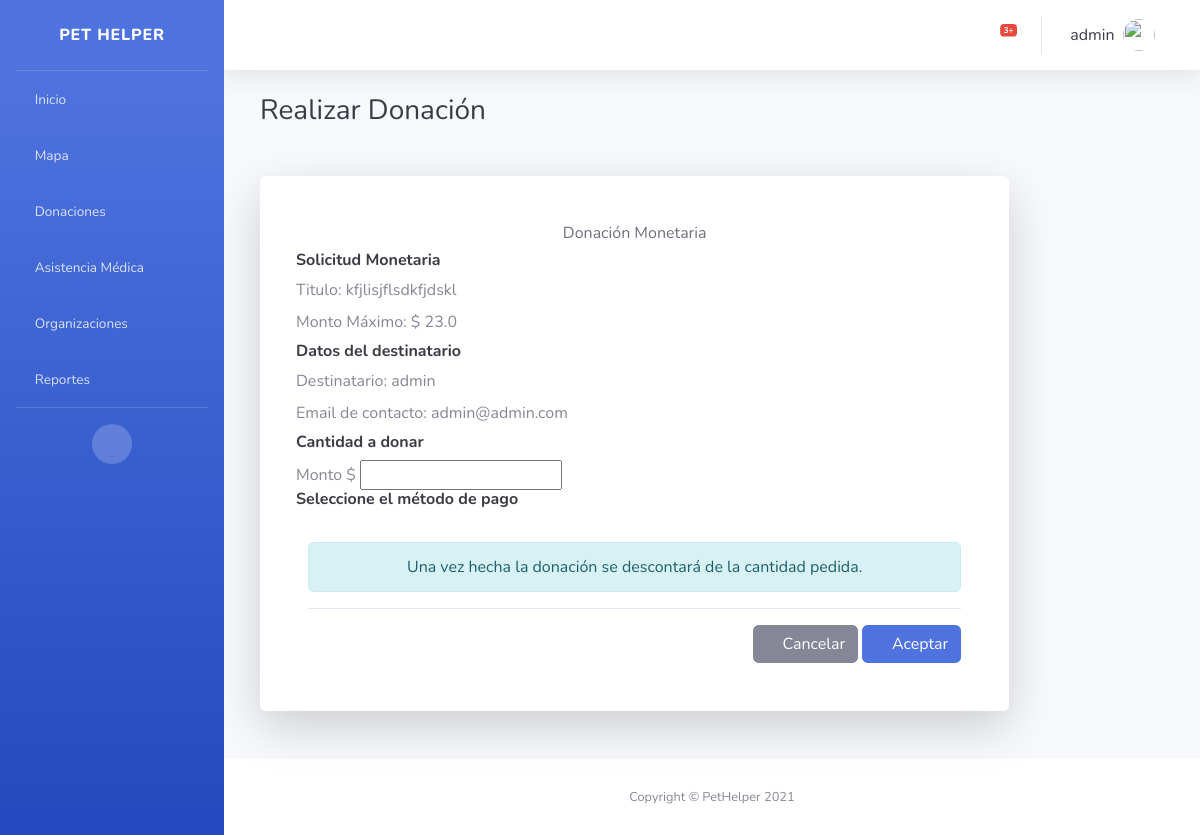
/donacion_monetaria/new/1 (signed in), run on the app's committed database.
### usuario/models.py (models this page shows, shortened)
class Usuario(AbstractBaseUser, PermissionsMixin):
    email = models.EmailField('Email', unique=True)
    username = models.CharField(max_length=25, unique=True)
    """ tiene que ser nombre no username """
    apellido = models.CharField(max_length=25)
    date_joined = models.DateTimeField(default=timezone.now)
    DNI = models.CharField(max_length=8, default="", validators=[dni_regex])
    foto = models.ImageField(upload_to="usuario",blank=True, null=True)
    telefono = models.CharField(max_length=10, null=True, default="", help_text="Ejemplo: 2614247398")
    objects = UserManager()
    is_active = models.BooleanField('active', default=True)
    is_staff = models.BooleanField(default=True)
    USERNAME_FIELD = "email"
    REQUIRED_FIELDS = ["username"]

### solicitud/models.py (models this page shows, shortened)
class Solicitud_Donacion_Monetaria(ClaseModelo):
    titulo = models.TextField(max_length=100, null=False, blank=False)
    pedido = models.ImageField(upload_to="solicitud",blank=True, null=True)
    monto = models.FloatField(max_length=100, null=False, blank=False)
    veterinario = models.ForeignKey(Veterinario, on_delete=models.CASCADE, null=True)
    class Meta:
        verbose_name_plural = 'solicitudes_monetarias'

### donacionV2/views.py (the view, shortened to what this page needs)
# urls.py: path('donacion_monetaria/new/<int:pk>', login_required(DonacionmonetariaNew.as_view()), name='donacion_monetaria_new'),
class DonacionmonetariaNew(SuccessMessageMixin, generic.CreateView):
    model = Donacion_monetaria
    template_name = 'donacionV2/donacion_monetaria_form.html'
    form_class = DonacionMonetariaForm
    success_url = reverse_lazy('solicitud:solicitud_list')
    success_message = "Tu donación ha sido procesada con éxito"
    def get_context_data(self, **kwargs):
        context = super().get_context_data(**kwargs)
        context['Solicitud_monetaria_obj'] = Solicitud_Donacion_Monetaria.objects.get(id=self.kwargs['pk'])
        objs = Solicitud_Donacion_Monetaria.objects.all()
        for obj in objs:
            if obj.id == self.kwargs['pk']:
                context['Solicitud_monetaria'] = obj
        return context

### donacionV2/forms.py (shortened to what this page needs)
class DonacionMonetariaForm(forms.ModelForm):
    class Meta:
        model = Donacion_monetaria
        fields = ['monto']

### donacionV2/templates/donacionV2/donacion_monetaria_form.html (shortened to what this page needs)
{% extends 'base/base.html' %} {% block page_content %}
<div class="container">
    <div class="col-xl-10 col-lg-12 col-md-9 items-align-center">
        <h4 class="h3 mb-4 text-gray-900">Realizar Donación</h4>
        <div class="card o-hidden border-0 shadow-lg my-5">
            <div class="p-5">
                <form method="POST" class="user" >
                    <h6 class="text-gray-700 text-center">Donación Monetaria</h6>
                    <div class="row" id="donacion">
                        <div clas="column">
                            <h6 class="text-gray-900"><strong>Solicitud Monetaria</strong></h6>
                            <label>Titulo: </label>
                                {{Solicitud_monetaria.titulo}}<br>
                            <label>Monto Máximo: $</label>
                                {{Solicitud_monetaria.monto}}
                            <h6 class="text-gray-900"><strong>Datos del destinatario</strong></h6>
                            <label>Destinatario: </label>
                                {{Solicitud_monetaria.uc.username}} {{Solicitud_monetaria.uc.apellido}}<br>
                            {% if Solicitud_monetaria.uc.telefono%}
                            <label>Telefono de contacto: </label>
                                {{Solicitud_monetaria.uc.telefono}}<br>
                            {% else %}
                            <label>Email de contacto: </label>
                                {{Solicitud_monetaria.uc.email}}<br>
                            {% endif %}
                            <h6 class="text-gray-900"><strong>Cantidad a donar</strong></h6>
                                {{form.monto.label}} $
                                {{ form.monto }} <br>
                            <h6 class="text-gray-900"><strong>Seleccione el método de pago</strong></h6>
                        </div>
                    </div><br>
                    <div class="alert alert-info text-center" role="alert"> Una vez hecha la donación se descontará de la cantidad pedida.
                    </div>
                    <div class="border-top pt-3 text-right">
                        <a href="{{ request.META.HTTP_REFERER }}" class="btn btn-secondary"><span class="fa fa-undo"></span>
                            Cancelar</a>
                        <button type="submit" class="btn btn-primary" data-toggle="modal" data-target="#exitoModal" data-dismiss="modal">
                            <span class="fa fa-save"></span>
                            Aceptar
                    </div>
                </form>
            </div>
        </div>
    </div>
</div>
{% endblock %}

### templates/base/base.html (shortened to what this page needs)
{% load static %}
<!DOCTYPE html>
<html lang="en">
<head>
    <link href="{% static 'base/vendor/fontawesome-free/css/all.min.css' %}" rel="stylesheet" type="text/css">
    <link href="{% static 'base/css/sb-admin-2.min.css' %}" rel="stylesheet">
    <link href='https://api.mapbox.com/mapbox-gl-js/v2.5.1/mapbox-gl.css' rel='stylesheet' />
</head>
<body id="page-top" class="bg-gradient-primary">
    {% block side_bar %}
    <div id="wrapper">
        <ul class="navbar-nav bg-gradient-primary sidebar sidebar-dark accordion" id="accordionSidebar">
            <a class="sidebar-brand d-flex align-items-center justify-content-center" href="{% url 'bases:home' %}">
                <div class="sidebar-brand-text mx-3">Pet Helper</div>
            </a>
            <hr class="sidebar-divider my-0">
            <li class="nav-item">
                <a class="nav-link" href="{% url 'bases:home' %}">
                    <i class="fas fa-home"></i>
                    <span>Inicio</span></a>
            </li>
            <li class="nav-item">
                <a class="nav-link collapsed" href="{% url 'mapa:mapa_list' %}">
                    <i class="fas fa-map-marker-alt"></i>
                    <span>Mapa</span>
                </a>
            </li>
            <li class="nav-item">
                <a class="nav-link" href="{% url 'solicitud:solicitud_list' %}">
                    <i class="fas fa-hand-holding-usd"></i>
                    <span>Donaciones</span>
                </a>
            </li>
            <li class="nav-item">
                <a class="nav-link collapsed" href="#" data-toggle="collapse" data-target="#collapseUtilities" aria-expanded="true" aria-controls="collapseUtilities">
                    <i class="fas fa-briefcase-medical"></i>
                    <span>Asistencia Médica</span>
                </a>
            </li>
            <li class="nav-item">
                <a class="nav-link" href="{% url 'organizaciones:listar_organizaciones' %}">
                    <i class="fas fa-users"></i>
                    <span>Organizaciones</span></a>
            </li>
            <li class="nav-item">
                <a class="nav-link" href="#">
                    <i class="fas fa-chart-bar"></i>
                    <span>Reportes</span></a>
            </li>
            <hr class="sidebar-divider d-none d-md-block">
            <div class="text-center d-none d-md-inline">
                <button class="rounded-circle border-0" id="sidebarToggle"></button>
            </div>
        </ul>
        {% endblock side_bar %}
        <div id="content-wrapper" class="d-flex flex-column">
            <div id="content">
                {% block top_bar %}
                <nav class="navbar navbar-expand navbar-light bg-white topbar mb-4 static-top shadow">
                    <ul class="navbar-nav ml-auto">
                        <li class="nav-item dropdown no-arrow mx-1">
                            <a class="nav-link dropdown-toggle" href="#" id="alertsDropdown" role="button" data-toggle="dropdown" aria-haspopup="true" aria-expanded="false">
                                <i class="fas fa-bell fa-fw"></i>
                                <span class="badge badge-danger badge-counter">3+</span>
                            </a>
                        </li>
                        <li class="nav-item dropdown no-arrow">
                            <a class="nav-link dropdown-toggle" href="#" id="userDropdown" role="button" data-toggle="dropdown" aria-haspopup="true" aria-expanded="false">
                                <span class="mr-2 d-none d-lg-inline text-gray-900">{{ user.username }}</span>
                                {% if user.foto %}
                                <img class="img-profile rounded-circle" src="{{ user.foto.url }}">
                                {% else %}
                                <img class="img-profile rounded-circle" src="{% static 'base/img/undraw_profile.svg' %}">
                                {% endif %}
                                <i class="fas fa-sort-down" style="margin-left: 5px;"></i>
                            </a>
                        </li>
                    </ul>
                </nav>
                {% endblock top_bar %}
                {% block page_content %}{% endblock %}
                {% block footer %}
            </div>
            <footer class="sticky-footer bg-white">
                <div class="container my-auto">
                    <div class="copyright text-center my-auto">
                        <span>Copyright &copy; PetHelper 2021</span>
                    </div>
                </div>
            </footer>
        </div>
        {% endblock %}
    </div>
</body>
</html>

### data on the page
Usuario: username "admin"
Solicitud_Donacion_Monetaria: titulo "kfjlisjflsdkfjdskl", monto "23.0", uc.username "admin", uc.email "admin@admin.com"
